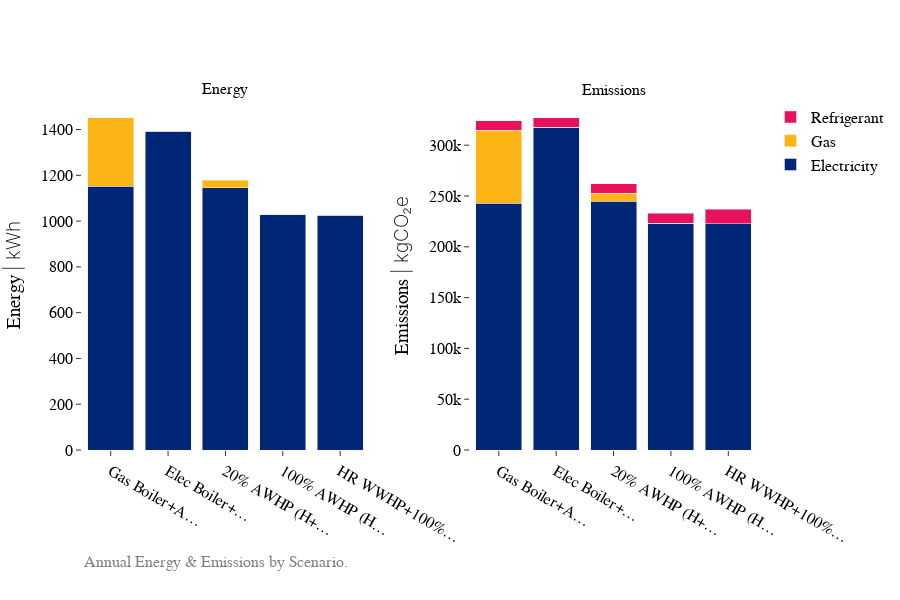

The notebook cell this image was saved under:
### Code cell
from src.visuals import plot_energy_and_emissions

df = source_energy.copy()

equipment_scenarios = ["eq_scenario_1", "eq_scenario_2", "eq_scenario_3", "eq_scenario_4", "eq_scenario_5"]
emission_scenarios = ["em_scenario_a"]

plot_energy_and_emissions(df, equipment_scenarios, emission_scenarios, unit_mode="SI")

### Figure 1 — Plotly figure (JSON) as saved in the notebook; plotly's stock layout.template omitted (floating-point values rounded to 4 significant figures)
{"data": [{"hovertemplate": "Scenario: Gas Boiler+AC Chiller<br>Electricity: 1152 kWh<extra></extra>", "marker": {"color": "#002676", "opacity": 1}, "name": "Electricity", "showlegend": false, "type": "bar", "x": ["Gas Boiler+A…"], "xaxis": "x", "y": [1152.0], "yaxis": "y"}, {"hovertemplate": "Scenario: Gas Boiler+AC Chiller<br>Gas: 301 kWh<extra></extra>", "marker": {"color": "#FDB515", "opacity": 1}, "name": "Gas", "showlegend": false, "type": "bar", "x": ["Gas Boiler+A…"], "xaxis": "x", "y": [300.7], "yaxis": "y"}, {"hovertemplate": "Scenario: Elec Boiler+AC Chiller<br>Electricity: 1393 kWh<extra></extra>", "marker": {"color": "#002676", "opacity": 1}, "name": "Electricity", "showlegend": false, "type": "bar", "x": ["Elec Boiler+…"], "xaxis": "x", "y": [1393.0], "yaxis": "y"}, {"hovertemplate": "Scenario: Elec Boiler+AC Chiller<br>Gas: 0 kWh<extra></extra>", "marker": {"color": "#FDB515", "opacity": 1}, "name": "Gas", "showlegend": false, "type": "bar", "x": ["Elec Boiler+…"], "xaxis": "x", "y": [0], "yaxis": "y"}, {"hovertemplate": "Scenario: 20% AWHP (H+C)+Gas Backup<br>Electricity: 1146 kWh<extra></extra>", "marker": {"color": "#002676", "opacity": 1}, "name": "Electricity", "showlegend": false, "type": "bar", "x": ["20% AWHP (H+…"], "xaxis": "x", "y": [1146.0], "yaxis": "y"}, {"hovertemplate": "Scenario: 20% AWHP (H+C)+Gas Backup<br>Gas: 32 kWh<extra></extra>", "marker": {"color": "#FDB515", "opacity": 1}, "name": "Gas", "showlegend": false, "type": "bar", "x": ["20% AWHP (H+…"], "xaxis": "x", "y": [32.39], "yaxis": "y"}, {"hovertemplate": "Scenario: 100% AWHP (H+C)+Elec Backup<br>Electricity: 1028 kWh<extra></extra>", "marker": {"color": "#002676", "opacity": 1}, "name": "Electricity", "showlegend": false, "type": "bar", "x": ["100% AWHP (H…"], "xaxis": "x", "y": [1028.0], "yaxis": "y"}, {"hovertemplate": "Scenario: 100% AWHP (H+C)+Elec Backup<br>Gas: 0 kWh<extra></extra>", "marker": {"color": "#FDB515", "opacity": 1}, "name": "Gas", "showlegend": false, "type": "bar", "x": ["100% AWHP (H…"], "xaxis": "x", "y": [0], "yaxis": "y"}, {"hovertemplate": "Scenario: HR WWHP+100% AWHP (H+C)+Elec Backup<br>Electricity: 1027 kWh<extra></extra>", "marker": {"color": "#002676", "opacity": 1}, "name": "Electricity", "showlegend": false, "type": "bar", "x": ["HR WWHP+100%…"], "xaxis": "x", "y": [1027.0], "yaxis": "y"}, {"hovertemplate": "Scenario: HR WWHP+100% AWHP (H+C)+Elec Backup<br>Gas: 0 kWh<extra></extra>", "marker": {"color": "#FDB515", "opacity": 1}, "name": "Gas", "showlegend": false, "type": "bar", "x": ["HR WWHP+100%…"], "xaxis": "x", "y": [0], "yaxis": "y"}, {"hovertemplate": "Scenario: Gas Boiler+AC Chiller<br>Electricity: 242692.7 kgCO₂<extra></extra>", "marker": {"color": "#002676", "opacity": 1}, "name": "Electricity", "showlegend": true, "type": "bar", "x": ["Gas Boiler+A…"], "xaxis": "x2", "y": [242700.0], "yaxis": "y2"}, {"hovertemplate": "Scenario: Gas Boiler+AC Chiller<br>Gas: 71920.4 kgCO₂<extra></extra>", "marker": {"color": "#FDB515", "opacity": 1}, "name": "Gas", "showlegend": true, "type": "bar", "x": ["Gas Boiler+A…"], "xaxis": "x2", "y": [71920.0], "yaxis": "y2"}, {"hovertemplate": "Scenario: Gas Boiler+AC Chiller<br>Refrigerant: 9469.1 kgCO₂<extra></extra>", "marker": {"color": "#E7115E", "opacity": 1}, "name": "Refrigerant", "showlegend": true, "type": "bar", "x": ["Gas Boiler+A…"], "xaxis": "x2", "y": [9469.0], "yaxis": "y2"}, {"hovertemplate": "Scenario: Elec Boiler+AC Chiller<br>Electricity: 317784.2 kgCO₂<extra></extra>", "marker": {"color": "#002676", "opacity": 1}, "name": "Electricity", "showlegend": false, "type": "bar", "x": ["Elec Boiler+…"], "xaxis": "x2", "y": [317800.0], "yaxis": "y2"}, {"hovertemplate": "Scenario: Elec Boiler+AC Chiller<br>Gas: 0.0 kgCO₂<extra></extra>", "marker": {"color": "#FDB515", "opacity": 1}, "name": "Gas", "showlegend": false, "type": "bar", "x": ["Elec Boiler+…"], "xaxis": "x2", "y": [0], "yaxis": "y2"}, {"hovertemplate": "Scenario: Elec Boiler+AC Chiller<br>Refrigerant: 9469.1 kgCO₂<extra></extra>", "marker": {"color": "#E7115E", "opacity": 1}, "name": "Refrigerant", "showlegend": false, "type": "bar", "x": ["Elec Boiler+…"], "xaxis": "x2", "y": [9469.0], "yaxis": "y2"}, {"hovertemplate": "Scenario: 20% AWHP (H+C)+Gas Backup<br>Electricity: 244717.6 kgCO₂<extra></extra>", "marker": {"color": "#002676", "opacity": 1}, "name": "Electricity", "showlegend": false, "type": "bar", "x": ["20% AWHP (H+…"], "xaxis": "x2", "y": [244700.0], "yaxis": "y2"}, {"hovertemplate": "Scenario: 20% AWHP (H+C)+Gas Backup<br>Gas: 7747.7 kgCO₂<extra></extra>", "marker": {"color": "#FDB515", "opacity": 1}, "name": "Gas", "showlegend": false, "type": "bar", "x": ["20% AWHP (H+…"], "xaxis": "x2", "y": [7748.0], "yaxis": "y2"}, {"hovertemplate": "Scenario: 20% AWHP (H+C)+Gas Backup<br>Refrigerant: 9470.3 kgCO₂<extra></extra>", "marker": {"color": "#E7115E", "opacity": 1}, "name": "Refrigerant", "showlegend": false, "type": "bar", "x": ["20% AWHP (H+…"], "xaxis": "x2", "y": [9470.0], "yaxis": "y2"}, {"hovertemplate": "Scenario: 100% AWHP (H+C)+Elec Backup<br>Electricity: 223322.2 kgCO₂<extra></extra>", "marker": {"color": "#002676", "opacity": 1}, "name": "Electricity", "showlegend": false, "type": "bar", "x": ["100% AWHP (H…"], "xaxis": "x2", "y": [223300.0], "yaxis": "y2"}, {"hovertemplate": "Scenario: 100% AWHP (H+C)+Elec Backup<br>Gas: 0.0 kgCO₂<extra></extra>", "marker": {"color": "#FDB515", "opacity": 1}, "name": "Gas", "showlegend": false, "type": "bar", "x": ["100% AWHP (H…"], "xaxis": "x2", "y": [0], "yaxis": "y2"}, {"hovertemplate": "Scenario: 100% AWHP (H+C)+Elec Backup<br>Refrigerant: 9474.1 kgCO₂<extra></extra>", "marker": {"color": "#E7115E", "opacity": 1}, "name": "Refrigerant", "showlegend": false, "type": "bar", "x": ["100% AWHP (H…"], "xaxis": "x2", "y": [9474.0], "yaxis": "y2"}, {"hovertemplate": "Scenario: HR WWHP+100% AWHP (H+C)+Elec Backup<br>Electricity: 222837.7 kgCO₂<extra></extra>", "marker": {"color": "#002676", "opacity": 1}, "name": "Electricity", "showlegend": false, "type": "bar", "x": ["HR WWHP+100%…"], "xaxis": "x2", "y": [222800.0], "yaxis": "y2"}, {"hovertemplate": "Scenario: HR WWHP+100% AWHP (H+C)+Elec Backup<br>Gas: 0.0 kgCO₂<extra></extra>", "marker": {"color": "#FDB515", "opacity": 1}, "name": "Gas", "showlegend": false, "type": "bar", "x": ["HR WWHP+100%…"], "xaxis": "x2", "y": [0], "yaxis": "y2"}, {"hovertemplate": "Scenario: HR WWHP+100% AWHP (H+C)+Elec Backup<br>Refrigerant: 14134.1 kgCO₂<extra></extra>", "marker": {"color": "#E7115E", "opacity": 1}, "name": "Refrigerant", "showlegend": false, "type": "bar", "x": ["HR WWHP+100%…"], "xaxis": "x2", "y": [14130.0], "yaxis": "y2"}], "layout": {"annotations": [{"font": {"size": 16}, "showarrow": false, "text": "Energy", "x": 0.2125, "xanchor": "center", "xref": "paper", "y": 1, "yanchor": "bottom", "yref": "paper"}, {"font": {"size": 16}, "showarrow": false, "text": "Emissions", "x": 0.7875, "xanchor": "center", "xref": "paper", "y": 1, "yanchor": "bottom", "yref": "paper"}, {"align": "center", "font": {"color": "gray", "size": 16}, "showarrow": false, "text": "Annual Energy & Emissions by Scenario.", "x": 0, "xref": "paper", "y": -0.35, "yref": "paper"}], "barmode": "stack", "font": {"size": 16}, "height": 600, "margin": {"b": 150}, "title": {"font": {"size": 14}}, "xaxis": {"anchor": "y", "domain": [0, 0.425]}, "xaxis2": {"anchor": "y2", "domain": [0.575, 1]}, "yaxis": {"anchor": "x", "domain": [0, 1], "title": {"text": "Energy <span style=\"font-weight:200\">| kWh</span>"}}, "yaxis2": {"anchor": "x2", "domain": [0, 1], "title": {"text": "Emissions <span style=\"font-weight:200\">| kgCO₂e</span>"}}}}
